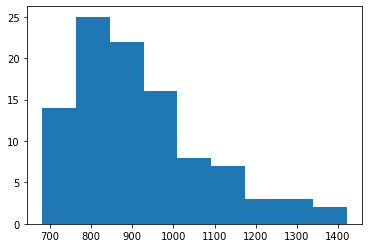

This chart was generated by the following Python code:
# -*- coding: utf-8 -*-
"""
Created on Sat Aug 29 17:07:29 2020

@author: Claudio Collado

"""

#Ejercicio 4.15

import numpy as np

def crear_album(figus_total):
    album = np.zeros(figus_total,dtype=int)
    return album


#Ejercicio 4.16

def album_incompleto(album):
    if 0 in album:
        return True
    else:
        return False
    

#Ejercicio 4.17

import random
def comprar_figu(figus_total):
    numero_figu = random.randint(1,figus_total)
    return numero_figu


#Ejercicio 4.18

def cuantas_figus(figus_total):
    album = crear_album(figus_total)
    condicion = True
    while condicion:
        num_figu = comprar_figu(figus_total)
        album[num_figu - 1] += 1
        condicion = album_incompleto(album)
    return album.sum()

#%%
#Ejercicio 4.19

n_repeticiones = 1000
figus_total = 6
L = [cuantas_figus(figus_total) for i in range(n_repeticiones)]
promedio = np.mean(L)
print(promedio)

#%%
#Ejercicio 4.20

n_repeticiones = 100
figus_total = 670
L = [cuantas_figus(figus_total) for i in range(n_repeticiones)]
promedio = np.mean(L)
print(promedio)

#%%
#Ejercicio 4.21

import random
paquete = []
for i in range(5):
    numero_figu = random.randint(1,670)
    paquete.append(numero_figu)

print(paquete)
#%%
#Ejercicio 4.22

import random
def comprar_paquete(figus_total,figus_paquete):
    paquete = []
    for i in range(figus_paquete):
        numero_figu = random.randint(1,figus_total)
        paquete.append(numero_figu)
    return paquete

print(comprar_paquete(670,5))

#%%
#Ejercicio 4.23

def crear_album(figus_total):
    album = np.zeros(figus_total,dtype=int)
    return album

def album_incompleto(album):
    if 0 in album:
        return True
    else:
        return False

import random
def comprar_paquete(figus_total,figus_paquete):
    paquete = []
    for i in range(figus_paquete):
        numero_figu = random.randint(1,figus_total)
        paquete.append(numero_figu)
    return paquete


def cuantos_paquetes(figus_total,figus_paquete):
    album = crear_album(figus_total)
    condicion = True
    paquetes = 0
    while condicion:
        paquete = comprar_paquete(figus_total,figus_paquete)
        paquetes += 1
        for i in paquete:
            album[i - 1] += 1
        condicion = album_incompleto(album)
    return paquetes

print(cuantos_paquetes(670,5))

#%%
#Ejercicio 4.24

n_repeticiones = 10000
figus_total = 670
figus_paquete = 5

L = [cuantos_paquetes(figus_total, figus_paquete) for i in range(n_repeticiones)]
promedio = np.mean(L)
print(promedio)

#Casos probados:
    #n_repeticiones = 100
        #Promedio 955.1
    #n_repeticiones = 1000
        #Promedio 954.343
        
#%%
#Ejercicio 4.25

n_repeticiones = 100
figus_total = 670
figus_paquete = 5

L = [cuantos_paquetes(figus_total, figus_paquete) for i in range(n_repeticiones)]
L_array = np.array(L)
cumplen = L_array[L_array<=850]

prob = len(cumplen) / n_repeticiones

print(f'La probabilidad de de completar el álbum con 850 paquetes o meno es: {prob*100:.2f}.')


#%%
#Ejercicio 4.26

n_repeticiones = 100
figus_total = 670
figus_paquete = 5

L = [cuantos_paquetes(figus_total, figus_paquete) for i in range(n_repeticiones)]

import matplotlib.pyplot as plt
plt.hist(L,bins='auto')
